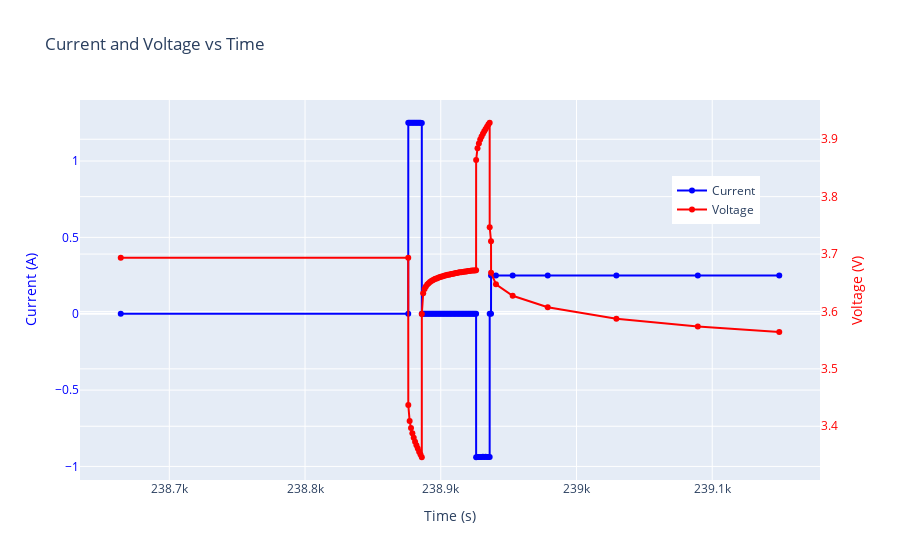

Notebook code cell kept with this figure:
### Markdown cell above
Let's plot the current and voltage data against time for the chosen HPPC pulses.

### Code cell
# Visualizing current and voltage profiles

# Create traces for current and voltage
trace1 = go.Scatter(
    x=time[start_index:end_index],
    y=current[start_index:end_index],
    mode="lines+markers",
    name="Current",
    line=dict(color="blue"),
    yaxis="y1",
)

trace2 = go.Scatter(
    x=time[start_index:end_index],
    y=voltage[start_index:end_index],
    mode="lines+markers",
    name="Voltage",
    line=dict(color="red"),
    yaxis="y2",
)

data = [trace1, trace2]

# Define the layout
layout = go.Layout(
    title="Current and Voltage vs Time",
    xaxis=dict(title="Time (s)"),
    yaxis=dict(
        title="Current (A)", titlefont=dict(color="blue"), tickfont=dict(color="blue")
    ),
    yaxis2=dict(
        title="Voltage (V)",
        titlefont=dict(color="red"),
        tickfont=dict(color="red"),
        overlaying="y",
        side="right",
    ),
    legend=dict(x=0.8, y=0.8),  # Legend position
)
######################################################

# Create the figure
fig = go.Figure(data=data, layout=layout)

# Plot the figure
pyo.iplot(fig)
